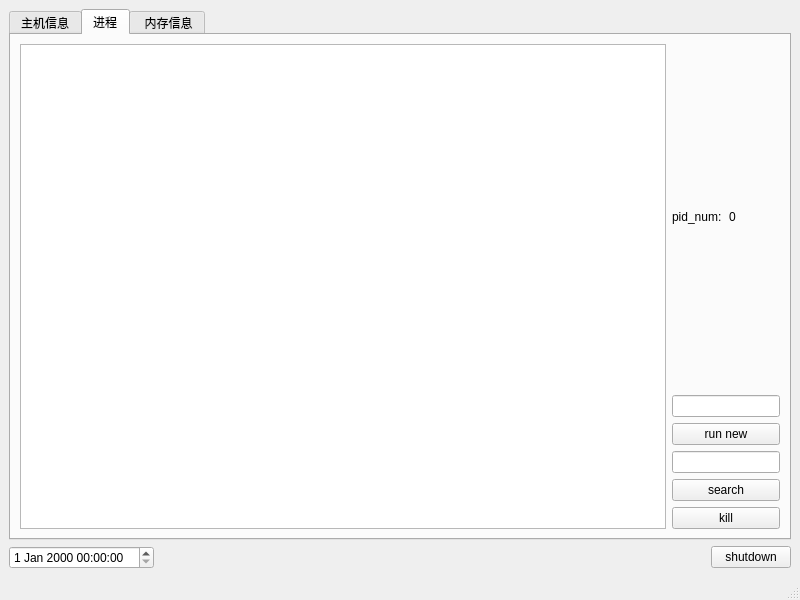
<?xml version="1.0" encoding="UTF-8"?>
<ui version="4.0">
 <class>MainWindow</class>
 <widget class="QMainWindow" name="MainWindow">
  <property name="geometry">
   <rect>
    <x>0</x>
    <y>0</y>
    <width>800</width>
    <height>600</height>
   </rect>
  </property>
  <property name="windowTitle">
   <string>MainWindow</string>
  </property>
  <widget class="QWidget" name="centralwidget">
   <layout class="QGridLayout" name="gridLayout">
    <item row="1" column="1">
     <spacer name="horizontalSpacer">
      <property name="orientation">
       <enum>Qt::Horizontal</enum>
      </property>
      <property name="sizeHint" stdset="0">
       <size>
        <width>40</width>
        <height>20</height>
       </size>
      </property>
     </spacer>
    </item>
    <item row="1" column="2">
     <widget class="QPushButton" name="pushButton">
      <property name="text">
       <string>shutdown</string>
      </property>
     </widget>
    </item>
    <item row="1" column="0">
     <widget class="QDateTimeEdit" name="dateTimeEdit"/>
    </item>
    <item row="0" column="0" colspan="3">
     <widget class="QTabWidget" name="tabWidget">
      <property name="currentIndex">
       <number>1</number>
      </property>
      <widget class="QWidget" name="tab">
       <attribute name="title">
        <string>主机信息</string>
       </attribute>
       <layout class="QGridLayout" name="gridLayout_2">
        <item row="0" column="0">
         <widget class="QGroupBox" name="groupBox">
          <property name="title">
           <string/>
          </property>
          <layout class="QGridLayout" name="gridLayout_4">
           <item row="0" column="0">
            <layout class="QHBoxLayout" name="horizontalLayout">
             <item>
              <widget class="QLabel" name="label_1">
               <property name="font">
                <font>
                 <pointsize>12</pointsize>
                 <weight>50</weight>
                 <bold>false</bold>
                </font>
               </property>
               <property name="text">
                <string>主机名称：</string>
               </property>
              </widget>
             </item>
             <item>
              <widget class="QLabel" name="label_7">
               <property name="font">
                <font>
                 <pointsize>12</pointsize>
                </font>
               </property>
               <property name="text">
                <string>TextLabel</string>
               </property>
              </widget>
             </item>
            </layout>
           </item>
           <item row="1" column="0">
            <layout class="QHBoxLayout" name="horizontalLayout_2">
             <item>
              <widget class="QLabel" name="label_2">
               <property name="font">
                <font>
                 <pointsize>12</pointsize>
                 <weight>50</weight>
                 <bold>false</bold>
                </font>
               </property>
               <property name="text">
                <string>系统已启动时间：</string>
               </property>
              </widget>
             </item>
             <item>
              <widget class="QLabel" name="label_8">
               <property name="font">
                <font>
                 <pointsize>12</pointsize>
                </font>
               </property>
               <property name="text">
                <string>TextLabel</string>
               </property>
              </widget>
             </item>
            </layout>
           </item>
           <item row="2" column="0">
            <layout class="QHBoxLayout" name="horizontalLayout_3">
             <item>
              <widget class="QLabel" name="label_3">
               <property name="font">
                <font>
                 <pointsize>12</pointsize>
                 <weight>50</weight>
                 <bold>false</bold>
                </font>
               </property>
               <property name="text">
                <string>系统持续运行时间:</string>
               </property>
              </widget>
             </item>
             <item>
              <widget class="QLabel" name="label_9">
               <property name="font">
                <font>
                 <pointsize>12</pointsize>
                </font>
               </property>
               <property name="text">
                <string>TextLabel</string>
               </property>
              </widget>
             </item>
            </layout>
           </item>
           <item row="3" column="0">
            <layout class="QHBoxLayout" name="horizontalLayout_4">
             <item>
              <widget class="QLabel" name="label_4">
               <property name="font">
                <font>
                 <pointsize>12</pointsize>
                 <weight>50</weight>
                 <bold>false</bold>
                </font>
               </property>
               <property name="text">
                <string>系统版本号：</string>
               </property>
              </widget>
             </item>
             <item>
              <widget class="QLabel" name="label_10">
               <property name="font">
                <font>
                 <pointsize>12</pointsize>
                </font>
               </property>
               <property name="text">
                <string>TextLabel</string>
               </property>
              </widget>
             </item>
            </layout>
           </item>
           <item row="4" column="0">
            <layout class="QHBoxLayout" name="horizontalLayout_5">
             <item>
              <widget class="QLabel" name="label_5">
               <property name="font">
                <font>
                 <pointsize>12</pointsize>
                 <weight>50</weight>
                 <bold>false</bold>
                </font>
               </property>
               <property name="text">
                <string>cpu型号：</string>
               </property>
              </widget>
             </item>
             <item>
              <widget class="QLabel" name="label_11">
               <property name="font">
                <font>
                 <pointsize>12</pointsize>
                </font>
               </property>
               <property name="text">
                <string>TextLabel</string>
               </property>
              </widget>
             </item>
            </layout>
           </item>
           <item row="5" column="0">
            <layout class="QHBoxLayout" name="horizontalLayout_6">
             <item>
              <widget class="QLabel" name="label_6">
               <property name="font">
                <font>
                 <pointsize>12</pointsize>
                 <weight>50</weight>
                 <bold>false</bold>
                </font>
               </property>
               <property name="text">
                <string>cpu主频：</string>
               </property>
              </widget>
             </item>
             <item>
              <widget class="QLabel" name="label_12">
               <property name="font">
                <font>
                 <pointsize>12</pointsize>
                </font>
               </property>
               <property name="text">
                <string>TextLabel</string>
               </property>
              </widget>
             </item>
            </layout>
           </item>
          </layout>
         </widget>
        </item>
       </layout>
      </widget>
      <widget class="QWidget" name="tab_2">
       <attribute name="title">
        <string>进程</string>
       </attribute>
       <layout class="QGridLayout" name="gridLayout_3">
        <item row="0" column="1">
         <widget class="QLabel" name="label">
          <property name="text">
           <string>pid_num:</string>
          </property>
         </widget>
        </item>
        <item row="0" column="2">
         <widget class="QLabel" name="pid_num">
          <property name="text">
           <string>0</string>
          </property>
         </widget>
        </item>
        <item row="1" column="1" colspan="2">
         <widget class="QLineEdit" name="lineEdit_open"/>
        </item>
        <item row="2" column="1" colspan="2">
         <widget class="QPushButton" name="pushButton_run_new">
          <property name="text">
           <string>run new</string>
          </property>
         </widget>
        </item>
        <item row="3" column="1" colspan="2">
         <widget class="QLineEdit" name="lineEdit"/>
        </item>
        <item row="4" column="1" colspan="2">
         <widget class="QPushButton" name="pushButton_search">
          <property name="text">
           <string>search</string>
          </property>
         </widget>
        </item>
        <item row="5" column="1" colspan="2">
         <widget class="QPushButton" name="pushButton_kill">
          <property name="text">
           <string>kill</string>
          </property>
         </widget>
        </item>
        <item row="0" column="0" rowspan="6">
         <widget class="QListWidget" name="listWidget"/>
        </item>
       </layout>
      </widget>
      <widget class="QWidget" name="tab_3">
       <attribute name="title">
        <string> 内存信息</string>
       </attribute>
       <widget class="QCustomPlot" name="graph" native="true">
        <property name="geometry">
         <rect>
          <x>9</x>
          <y>9</y>
          <width>760</width>
          <height>161</height>
         </rect>
        </property>
       </widget>
       <widget class="QCustomPlot" name="mem_garph" native="true">
        <property name="geometry">
         <rect>
          <x>9</x>
          <y>211</y>
          <width>760</width>
          <height>211</height>
         </rect>
        </property>
        <property name="minimumSize">
         <size>
          <width>0</width>
          <height>0</height>
         </size>
        </property>
       </widget>
       <widget class="QWidget" name="">
        <property name="geometry">
         <rect>
          <x>10</x>
          <y>180</y>
          <width>761</width>
          <height>25</height>
         </rect>
        </property>
        <layout class="QHBoxLayout" name="horizontalLayout_8">
         <item>
          <widget class="QLabel" name="label_14">
           <property name="maximumSize">
            <size>
             <width>16777215</width>
             <height>23</height>
            </size>
           </property>
           <property name="text">
            <string>cpu利用率：</string>
           </property>
          </widget>
         </item>
         <item>
          <widget class="QLabel" name="cpu_used">
           <property name="maximumSize">
            <size>
             <width>16777215</width>
             <height>23</height>
            </size>
           </property>
           <property name="text">
            <string>TextLabel</string>
           </property>
          </widget>
         </item>
         <item>
          <spacer name="horizontalSpacer_3">
           <property name="orientation">
            <enum>Qt::Horizontal</enum>
           </property>
           <property name="sizeHint" stdset="0">
            <size>
             <width>40</width>
             <height>20</height>
            </size>
           </property>
          </spacer>
         </item>
        </layout>
       </widget>
       <widget class="QWidget" name="">
        <property name="geometry">
         <rect>
          <x>20</x>
          <y>440</y>
          <width>741</width>
          <height>25</height>
         </rect>
        </property>
        <layout class="QHBoxLayout" name="horizontalLayout_7">
         <item>
          <widget class="QLabel" name="label_13">
           <property name="text">
            <string>内存使用情况：</string>
           </property>
          </widget>
         </item>
         <item>
          <widget class="QLabel" name="mem_used">
           <property name="text">
            <string>TextLabel</string>
           </property>
          </widget>
         </item>
         <item>
          <spacer name="horizontalSpacer_2">
           <property name="orientation">
            <enum>Qt::Horizontal</enum>
           </property>
           <property name="sizeHint" stdset="0">
            <size>
             <width>40</width>
             <height>20</height>
            </size>
           </property>
          </spacer>
         </item>
         <item>
          <widget class="QLabel" name="label_15">
           <property name="text">
            <string>交换区使用情况：</string>
           </property>
          </widget>
         </item>
         <item>
          <widget class="QLabel" name="swap_used">
           <property name="text">
            <string>TextLabel</string>
           </property>
          </widget>
         </item>
        </layout>
       </widget>
      </widget>
     </widget>
    </item>
   </layout>
  </widget>
  <widget class="QMenuBar" name="menubar">
   <property name="geometry">
    <rect>
     <x>0</x>
     <y>0</y>
     <width>800</width>
     <height>28</height>
    </rect>
   </property>
  </widget>
  <widget class="QStatusBar" name="statusbar"/>
 </widget>
 <customwidgets>
  <customwidget>
   <class>QCustomPlot</class>
   <extends>QWidget</extends>
   <header location="global">qcustomplot.h</header>
   <container>1</container>
  </customwidget>
 </customwidgets>
 <resources/>
 <connections/>
</ui>
